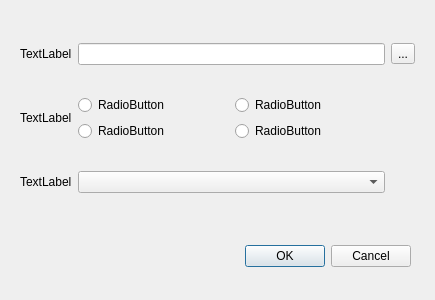
<?xml version="1.0" encoding="UTF-8"?>
<ui version="4.0">
 <class>Dialog</class>
 <widget class="QDialog" name="Dialog">
  <property name="geometry">
   <rect>
    <x>0</x>
    <y>0</y>
    <width>435</width>
    <height>300</height>
   </rect>
  </property>
  <property name="acceptDrops">
   <bool>true</bool>
  </property>
  <property name="windowTitle">
   <string>Dialog</string>
  </property>
  <widget class="QDialogButtonBox" name="buttonBox">
   <property name="geometry">
    <rect>
     <x>20</x>
     <y>240</y>
     <width>391</width>
     <height>32</height>
    </rect>
   </property>
   <property name="orientation">
    <enum>Qt::Horizontal</enum>
   </property>
   <property name="standardButtons">
    <set>QDialogButtonBox::Cancel|QDialogButtonBox::Ok</set>
   </property>
  </widget>
  <widget class="QWidget" name="gridLayoutWidget">
   <property name="geometry">
    <rect>
     <x>20</x>
     <y>19</y>
     <width>395</width>
     <height>201</height>
    </rect>
   </property>
   <layout class="QGridLayout" name="gridLayout">
    <item row="0" column="1">
     <widget class="QLineEdit" name="lineEdit"/>
    </item>
    <item row="1" column="0">
     <widget class="QLabel" name="label_2">
      <property name="text">
       <string>TextLabel</string>
      </property>
     </widget>
    </item>
    <item row="0" column="0">
     <widget class="QLabel" name="label">
      <property name="text">
       <string>TextLabel</string>
      </property>
     </widget>
    </item>
    <item row="3" column="0">
     <widget class="QLabel" name="label_3">
      <property name="text">
       <string>TextLabel</string>
      </property>
     </widget>
    </item>
    <item row="1" column="1">
     <layout class="QGridLayout" name="gridLayout_2">
      <item row="0" column="0">
       <widget class="QRadioButton" name="radioButton_3">
        <property name="text">
         <string>RadioButton</string>
        </property>
       </widget>
      </item>
      <item row="1" column="0">
       <widget class="QRadioButton" name="radioButton">
        <property name="text">
         <string>RadioButton</string>
        </property>
       </widget>
      </item>
      <item row="0" column="1">
       <widget class="QRadioButton" name="radioButton_4">
        <property name="text">
         <string>RadioButton</string>
        </property>
       </widget>
      </item>
      <item row="1" column="1">
       <widget class="QRadioButton" name="radioButton_2">
        <property name="text">
         <string>RadioButton</string>
        </property>
       </widget>
      </item>
     </layout>
    </item>
    <item row="0" column="2">
     <widget class="QToolButton" name="toolButton">
      <property name="text">
       <string>...</string>
      </property>
     </widget>
    </item>
    <item row="3" column="1">
     <widget class="QComboBox" name="comboBox"/>
    </item>
   </layout>
  </widget>
 </widget>
 <resources/>
 <connections>
  <connection>
   <sender>buttonBox</sender>
   <signal>accepted()</signal>
   <receiver>Dialog</receiver>
   <slot>accept()</slot>
   <hints>
    <hint type="sourcelabel">
     <x>248</x>
     <y>254</y>
    </hint>
    <hint type="destinationlabel">
     <x>157</x>
     <y>274</y>
    </hint>
   </hints>
  </connection>
  <connection>
   <sender>buttonBox</sender>
   <signal>rejected()</signal>
   <receiver>Dialog</receiver>
   <slot>reject()</slot>
   <hints>
    <hint type="sourcelabel">
     <x>316</x>
     <y>260</y>
    </hint>
    <hint type="destinationlabel">
     <x>286</x>
     <y>274</y>
    </hint>
   </hints>
  </connection>
 </connections>
</ui>
